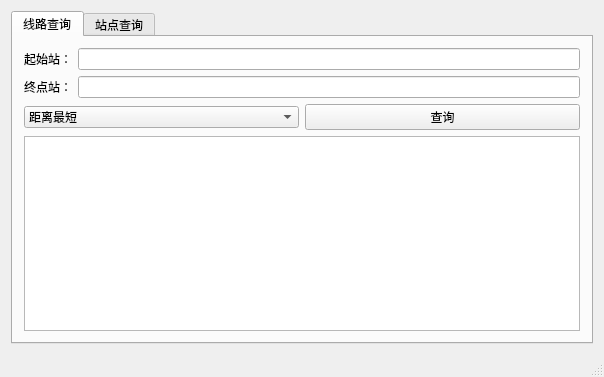
<?xml version="1.0" encoding="UTF-8"?>
<ui version="4.0">
 <class>MainWindow</class>
 <widget class="QMainWindow" name="MainWindow">
  <property name="geometry">
   <rect>
    <x>0</x>
    <y>0</y>
    <width>604</width>
    <height>377</height>
   </rect>
  </property>
  <property name="windowTitle">
   <string>MainWindow</string>
  </property>
  <widget class="QWidget" name="centralWidget">
   <property name="sizePolicy">
    <sizepolicy hsizetype="Preferred" vsizetype="Preferred">
     <horstretch>0</horstretch>
     <verstretch>0</verstretch>
    </sizepolicy>
   </property>
   <layout class="QGridLayout" name="gridLayout">
    <item row="0" column="0">
     <widget class="QTabWidget" name="tabWidget">
      <property name="sizePolicy">
       <sizepolicy hsizetype="Expanding" vsizetype="Expanding">
        <horstretch>0</horstretch>
        <verstretch>0</verstretch>
       </sizepolicy>
      </property>
      <property name="currentIndex">
       <number>0</number>
      </property>
      <widget class="QWidget" name="tab">
       <attribute name="title">
        <string>线路查询</string>
       </attribute>
       <layout class="QVBoxLayout" name="verticalLayout">
        <item>
         <layout class="QHBoxLayout" name="horizontalLayout">
          <item>
           <widget class="QLabel" name="src_label">
            <property name="sizePolicy">
             <sizepolicy hsizetype="Fixed" vsizetype="Fixed">
              <horstretch>0</horstretch>
              <verstretch>0</verstretch>
             </sizepolicy>
            </property>
            <property name="text">
             <string>起始站：</string>
            </property>
           </widget>
          </item>
          <item>
           <widget class="QLineEdit" name="src_lineEdit">
            <property name="sizePolicy">
             <sizepolicy hsizetype="Expanding" vsizetype="Fixed">
              <horstretch>0</horstretch>
              <verstretch>0</verstretch>
             </sizepolicy>
            </property>
           </widget>
          </item>
         </layout>
        </item>
        <item>
         <layout class="QHBoxLayout" name="horizontalLayout_2">
          <item>
           <widget class="QLabel" name="des_label">
            <property name="sizePolicy">
             <sizepolicy hsizetype="Fixed" vsizetype="Fixed">
              <horstretch>0</horstretch>
              <verstretch>0</verstretch>
             </sizepolicy>
            </property>
            <property name="text">
             <string>终点站：</string>
            </property>
           </widget>
          </item>
          <item>
           <widget class="QLineEdit" name="des_lineEdit">
            <property name="sizePolicy">
             <sizepolicy hsizetype="Expanding" vsizetype="Fixed">
              <horstretch>0</horstretch>
              <verstretch>0</verstretch>
             </sizepolicy>
            </property>
           </widget>
          </item>
         </layout>
        </item>
        <item>
         <layout class="QHBoxLayout" name="horizontalLayout_3">
          <item>
           <widget class="QComboBox" name="rule_comboBox">
            <property name="sizePolicy">
             <sizepolicy hsizetype="Expanding" vsizetype="Fixed">
              <horstretch>0</horstretch>
              <verstretch>0</verstretch>
             </sizepolicy>
            </property>
            <item>
             <property name="text">
              <string>距离最短</string>
             </property>
            </item>
            <item>
             <property name="text">
              <string>时间最短</string>
             </property>
            </item>
            <item>
             <property name="text">
              <string>换乘最少</string>
             </property>
            </item>
           </widget>
          </item>
          <item>
           <widget class="QPushButton" name="inquireButton">
            <property name="sizePolicy">
             <sizepolicy hsizetype="Expanding" vsizetype="Fixed">
              <horstretch>0</horstretch>
              <verstretch>0</verstretch>
             </sizepolicy>
            </property>
            <property name="text">
             <string>查询</string>
            </property>
            <property name="autoDefault">
             <bool>true</bool>
            </property>
           </widget>
          </item>
         </layout>
        </item>
        <item>
         <widget class="QTextEdit" name="textEdit">
          <property name="sizePolicy">
           <sizepolicy hsizetype="Expanding" vsizetype="Expanding">
            <horstretch>0</horstretch>
            <verstretch>0</verstretch>
           </sizepolicy>
          </property>
          <property name="readOnly">
           <bool>true</bool>
          </property>
         </widget>
        </item>
       </layout>
      </widget>
      <widget class="QWidget" name="tab_2">
       <attribute name="title">
        <string>站点查询</string>
       </attribute>
      </widget>
     </widget>
    </item>
   </layout>
  </widget>
  <widget class="QStatusBar" name="statusBar"/>
 </widget>
 <layoutdefault spacing="6" margin="11"/>
 <resources/>
 <connections/>
</ui>
